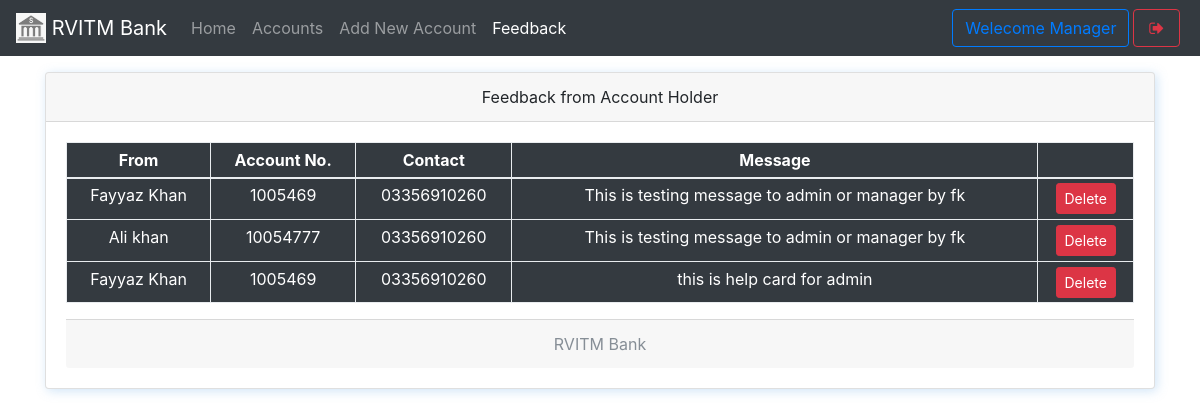
Screenshot of /mfeedback.php (signed in) with the database file from the repository.
### tables this page shows
CREATE TABLE `useraccounts` (
  `id` int(11) NOT NULL,
  `email` text NOT NULL,
  `password` text NOT NULL,
  `name` varchar(111) NOT NULL,
  `balance` varchar(111) NOT NULL,
  `vid` varchar(111) NOT NULL,
  `number` varchar(111) NOT NULL,
  `city` varchar(111) NOT NULL,
  `address` varchar(111) NOT NULL,
  `source` varchar(111) NOT NULL,
  `accountNo` varchar(111) NOT NULL,
  `branch` varchar(111) NOT NULL,
  `accountType` varchar(111) NOT NULL,
  `date` timestamp NOT NULL DEFAULT CURRENT_TIMESTAMP
);

CREATE TABLE `feedback` (
  `feedbackId` int(11) NOT NULL,
  `message` text NOT NULL,
  `userId` double NOT NULL,
  `date` timestamp NOT NULL DEFAULT CURRENT_TIMESTAMP
);

### mfeedback.php (the view, shortened to what this page needs)
<!DOCTYPE html>
<html>
<head>
  <?php require 'assets/autoloader.php'; ?>
  <?php require 'assets/function.php'; ?>
</head>
<body style="background-size: 100%" class="bg-gradient-seconday">
<nav class="navbar navbar-expand-lg navbar-dark bg-dark fixed-top">
 <a class="navbar-brand" href="#">
    <img src="images/logo.png" style="object-fit:cover;object-position:center center" width="30" height="30" class="d-inline-block align-top" alt="">
   <?php echo bankname; ?>
  </a>
  <div class="collapse navbar-collapse" id="navbarSupportedContent">
    <ul class="navbar-nav mr-auto">
      <li class="nav-item ">
        <a class="nav-link " href="mindex.php">Home <span class="sr-only">(current)</span></a>
      </li>
      <li class="nav-item ">  <a class="nav-link" href="maccounts.php">Accounts</a></li>
      <li class="nav-item ">  <a class="nav-link" href="maddnew.php">Add New Account</a></li>
      <li class="nav-item active">  <a class="nav-link" href="mfeedback.php">Feedback</a></li>
    </ul>
    <?php include 'msideButton.php'; ?>
  </div>
</nav><br><br><br>
<div class="container">
<div class="card w-100 text-center shadowBlue">
  <div class="card-header">
    Feedback from Account Holder
  </div>
  <div class="card-body">
   <table class="table table-bordered table-sm bg-dark text-white">
  <thead>
    <tr>
      <th scope="col">From</th>
      <th scope="col">Account No.</th>
      <th scope="col">Contact</th>
      <th scope="col">Message</th>
      <th scope="col"></th>
    </tr>
  </thead>
  <tbody>
    <?php
      $array = $con->query("select * from useraccounts,feedback where useraccounts.id = feedback.userId");
      if ($array->num_rows > 0)
      {
        while ($row = $array->fetch_assoc())
        {
    ?>
      <tr>
        <td><?php echo $row['name'] ?></td>
        <td><?php echo $row['accountNo'] ?></td>
        <td><?php echo $row['number'] ?></td>
        <td><?php echo $row['message'] ?></td>
        <td>
          <a href="mfeedback.php?delete=<?php echo $row['feedbackId'] ?>" class='btn btn-danger btn-sm' data-toggle='tooltip' title="Delete this Message">Delete</a>
        </td>
      </tr>
    <?php
        }
      }
     ?>
  </tbody>
</table>
  <div class="card-footer text-muted">
    <?php echo bankname; ?>
  </div>
</div>
</body>
</html>

### css/custom.css (style rules this page uses)
.shadowBlue { box-shadow: 2px 2px 11px #75b3e759 }

### rows the page displays
useraccounts: name "Fayyaz Khan", accountNo "1005469", number "03356910260", feedback.message "This is testing message to admin or manager by fk", feedback.message "this is help card for admin"
useraccounts: name "Ali khan", accountNo "10054777", number "03356910260", feedback.message "This is testing message to admin or manager by fk"

### other values shown
bankname "RVITM Bank"
